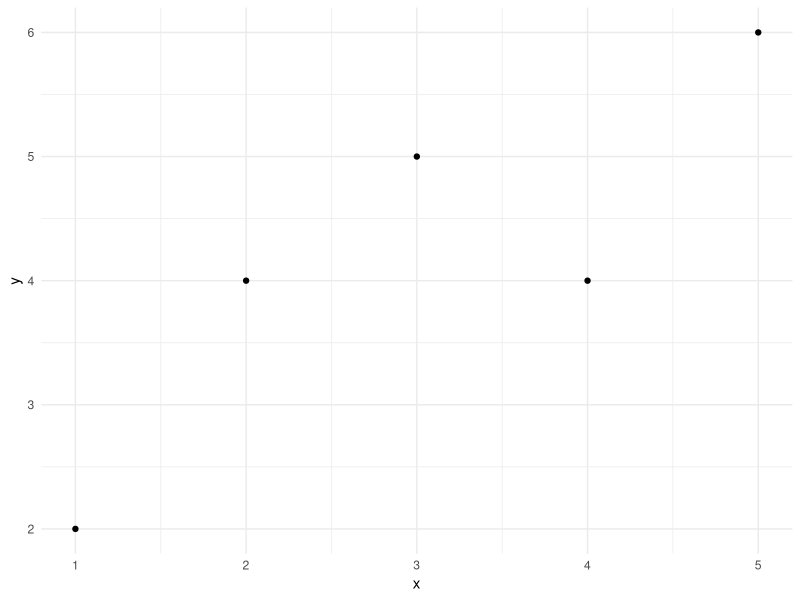

Source code (R):
# Ejecutar desde la raíz: Rscript code/examples/hola-r.R
library(ggplot2)
datos <- data.frame(x = 1:5, y = c(2, 4, 5, 4, 6))
print(coef(lm(y ~ x, data = datos)))
dir.create("outputs", showWarnings = FALSE)
grafica <- ggplot(datos, aes(x, y)) + geom_point() + theme_minimal()
ggsave("outputs/hola-r.png", grafica, width = 6, height = 4)
cat("Gráfica guardada en outputs/hola-r.png\n")
